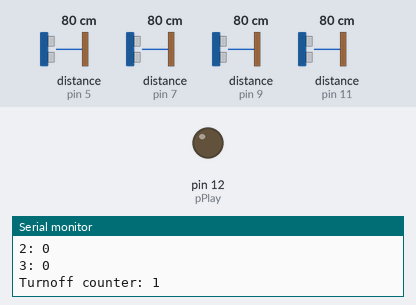
A sketch run on a simulated Arduino Uno, built with avr-gcc and run on an emulated ATmega328P. On the bench: output pins drawn as LEDs (lit = HIGH), the last lines printed to the serial monitor. Wiring (inferred from the names in the program): 4 × ultrasonic range finder: trigger pin 4, echo pin 5 / trigger pin 6, echo pin 7 / trigger pin 8, echo pin 9 / trigger pin 10, echo pin 11. The inputs (shaded band) are chosen by the test bench; at power-on: distance to the obstacle (sensors on pin 5, pin 7, pin 9, pin 11) 80 cm. The echo pulse lasts 58.3 µs per cm; pins used as bus, display or sensor lines are not drawn.

Above: at 6.2 s.
6.3 s: distance to the obstacle (sensor on pin 5) set to 42 cm
10.4 s: distance to the obstacle (sensor on pin 5) set to 35 cm
At 11.7 s:
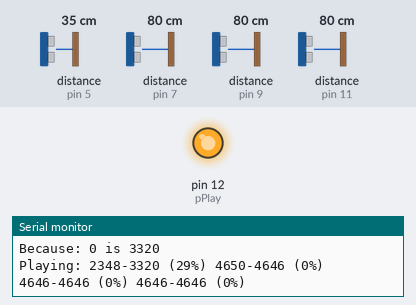
Timing chart, 0 to 13.4 s (numbered marks = the images above; inputs shaded):
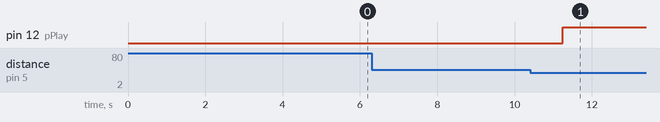

Measured:
- the behaviour switches between 40 and 39 cm on distance to the obstacle (sensor on pin 5) (found by bisection; images 0 and 1)

The sketch:

vale.ino
```cpp
// Pins to connect Trig and Echo from modules
int pTrig[4] = {4,6,8,10};
int pEcho[4] = {5,7,9,11};
int pPlay = 12;

// Variable init
// How many measurements to average
const int avgcnt = 5;
// How much does the value have to change to trigger the playback
const int change_trig = 15;

// How many cycles have to appear as off to actually stop the playback
const int turnoff_cnt = 3;

//----- Real programming down bellow
int turnoff_counter = 0;
int counter = 0;
long echo[4][avgcnt];
long echonorm[4];
long empty[4] = {0,0,0,0};
long lastgood[4] = {0,0,0,0};
bool ready2play = false;
bool play;

void setup() {
  Serial.begin(9600);
  pinMode(pPlay, OUTPUT);
  digitalWrite(pPlay, LOW);
  delay(5000);
  Serial.println("Start!");
  for (int i = 0; i<=3; i++) {
    pinMode(pTrig[i], OUTPUT);
    pinMode(pEcho[i], INPUT);
  }
  play = false;
}

void loop()
{
  Serial.print(".");
  // set output to gnd for 2 ms (just for sure)
  // then 5 ms Vin
  // and back to GND
  Serial.println("Measuring:");
  for (int i = 0; i<=3; i++) {
    digitalWrite(pTrig[i], LOW);
    delayMicroseconds(2);
    digitalWrite(pTrig[i], HIGH);
    delayMicroseconds(5);
    digitalWrite(pTrig[i], LOW);
    // pulseIn measures the pulse duration in microseconds (us)
    // distance = echo / 58.31;
    long x = pulseIn(pEcho[i], HIGH);
    if ( ! ready2play )
    {
      echo[i][counter] = x;
      lastgood[i] = x;
    } else {
      for (int j = 1; j<avgcnt; j++) {
        echo[i][j-1] = echo[i][j];
      }
      if (x > empty[i] / 10 && x < empty[i] * 5)
      {
        echo[i][avgcnt-1] = x;
      } else {
        Serial.print(i);
        Serial.print(" measured: ");
        Serial.println(x);
        if (x >= empty[i] * 5 )
        {
          echo[i][avgcnt-1] = 2 * empty[i];
        } else {
          echo[i][avgcnt-1] = empty[i] / 2;
        }
      }
    }
    Serial.print(i);
    Serial.print(": ");
    Serial.println(echo[i][avgcnt-1]);
  }
  counter++;
  if (ready2play || counter == avgcnt)
  {
    counter = 0;
    play = false;
    for (int i = 0; i<=3; i++) {
      echonorm[i] = 0;
      for (int j = 0; j<avgcnt; j++) {
        echonorm[i] += echo[i][j];
      }
      echonorm[i] = echonorm[i]/avgcnt;
      if (!ready2play) {
        empty[i] = echonorm[i];
        Serial.print("Empty[");
        Serial.print(i);
        Serial.print("]=");
        Serial.println(empty[i]);
      } else {
        if (abs(empty[i] - echonorm[i]) > empty[i]/100*change_trig) {
          Serial.print("Because: ");
          Serial.print(i);
          Serial.print(" is ");
          Serial.println(empty[i]);
          play = true;
        }
      }
    }
    ready2play = true;
  }
   if (play) {
     turnoff_counter = 0;
     digitalWrite(pPlay, HIGH);
     Serial.print("Playing: ");
     for (int i=0; i<=3; i++) {
       Serial.print(echonorm[i]);
       Serial.print("-");
       Serial.print(empty[i]);
       Serial.print(" (");
       Serial.print(abs(empty[i]-echonorm[i])*100/empty[i]);
       Serial.print("%) ");
     }
   } else {
     if (turnoff_counter > turnoff_cnt)
     {
       turnoff_counter = 0;
       digitalWrite(pPlay, LOW);
       Serial.print("Not playing: ");
       for (int i=0; i<=3; i++) {
         Serial.print(echonorm[i]);
         Serial.print("-");
         Serial.print(empty[i]);
         Serial.print(" (");
         Serial.print(abs(empty[i]-echonorm[i])*100/empty[i]);
         Serial.print("%) ");
       }
     } else {
       Serial.print("Turnoff counter: ");
       Serial.println(turnoff_counter);
       turnoff_counter++;
     }
   }
   Serial.println("");
  // wait 0.5s
  delay(1000);
}
```
